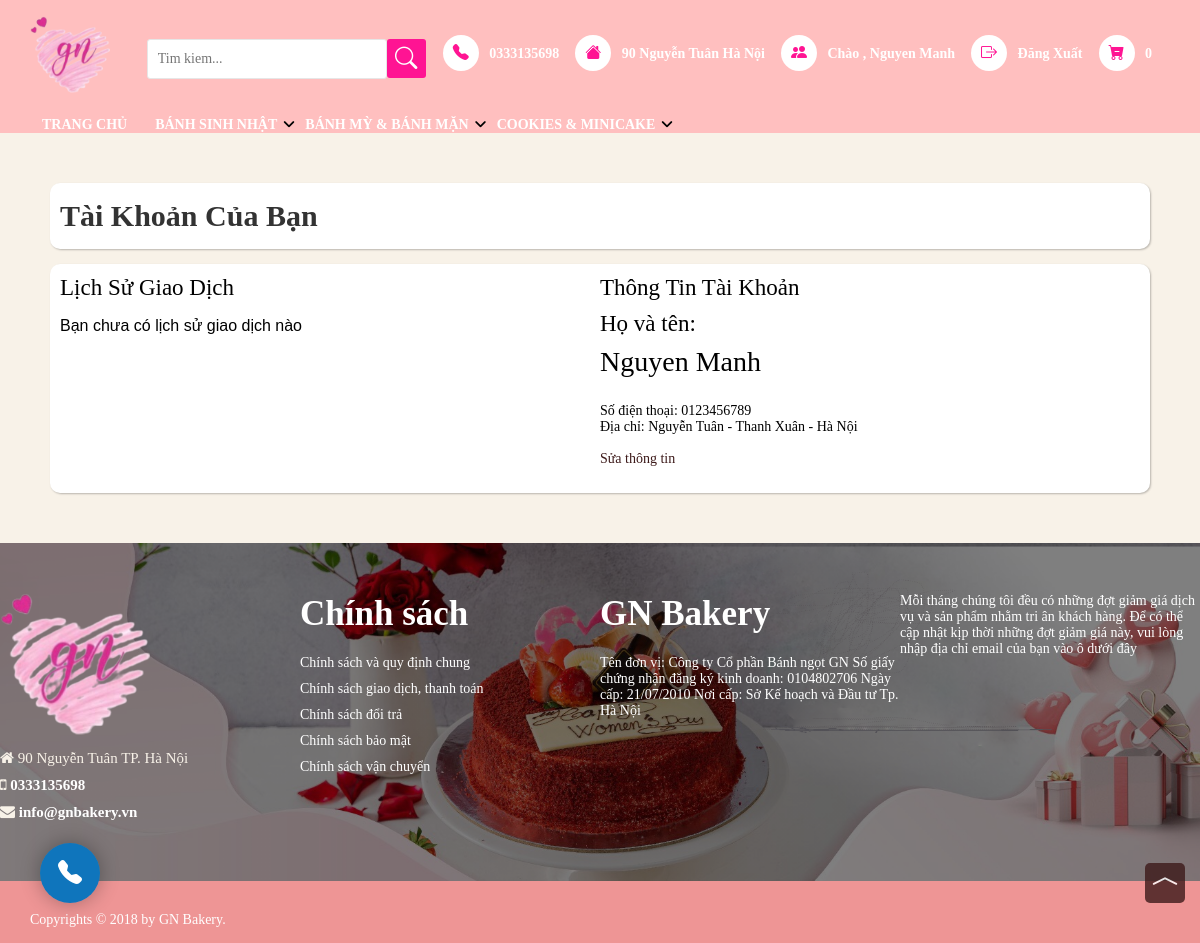
Screenshot of /user.php (signed in) with the database file from the repository.
### tables this page shows
CREATE TABLE `categories` (
  `id` int(11) NOT NULL,
  `name` varchar(50) NOT NULL
);

CREATE TABLE `customers` (
  `id` int(11) NOT NULL,
  `name` varchar(50) NOT NULL,
  `email` varchar(255) NOT NULL,
  `password` varchar(255) NOT NULL,
  `address` varchar(255) DEFAULT NULL,
  `phone` varchar(15) DEFAULT NULL
);

### cart_function.php (called while the page is built, shortened)
<?php
function total_item($cart){
    $total = 0;
    return $total;
}
?>

### user.php (the view, shortened to what this page needs)
<?php
  require 'database/connect.php';
  $id = $_SESSION['id'];
  $sql = "select * from customers where id = '$id'";
  $result = mysqli_query($connect,$sql);
  $each = mysqli_fetch_array($result);
?>
<!DOCTYPE html>
<html>
<head>
  <link rel="stylesheet" href="https://cdn.jsdelivr.net/npm/bootstrap-icons@1.8.1/font/bootstrap-icons.css">
  <link href="https://cdn.jsdelivr.net/npm/bootstrap@5.1.3/dist/css/bootstrap.min.css" rel="stylesheet"
>
   <link rel="stylesheet" type="text/css" href="css/user.css">
  <link rel="stylesheet" type="text/css" href="css/style.css">
  <link rel="stylesheet" href="https://cdnjs.cloudflare.com/ajax/libs/font-awesome/6.0.0/css/all.min.css">
  <link rel="stylesheet" type="text/css" href="https://cdn.jsdelivr.net/npm/slick-carousel@1.8.1/slick/slick.css" />
  <link rel="stylesheet" href="https://cdnjs.cloudflare.com/ajax/libs/font-awesome/4.7.0/css/font-awesome.min.css">
</head>
<body>
<?php require './header.php'; ?>
 <section id="page-content">
   <div class="content-header">
     <h1 >Tài Khoản Của Bạn</h1>
   </div>
   <div class="content-grid">
     <div class="content-grid-left">
       <h2 class="h4">Lịch Sử Giao Dịch</h2>
       <p>Bạn chưa có lịch sử giao dịch nào</p>
     </div>
     <div class="content-grid-right">
       <h4 class="h4">Thông Tin Tài Khoản</h4>
       <h3 class="h4">Họ và tên: </h3>
       <h3><?= $each['name'] ?? '' ?></h3>
       <p>
        <br>
        Số điện thoại: <?= $each['phone'] ?? '' ?>
        <br>
        Địa chỉ: <?= $each['address'] ?? '' ?>
       </p>
       <p class="text-address"><a href="update.php">Sửa thông tin</a></p>
     </div>
   </div>
 </section>
  <footer>
    <div class="footer-top">
      <div class="wrapper">
        <div class="inner">
          <div class="grid-item">
            <div class="contact-item ">
              <div class="ft-contact">
                <div class="ft-contact-logo ">
                  <a href="/"><img style="width: 50%;height:50%;" src="img/logo.png"
                      alt="GN BAKERY - Bánh ngọt Pháp"></a>
                </div>
                <div class="ft-contact-address">
                  <i class="fa fa-home" aria-hidden="true"></i> 90 Nguyễn Tuân TP. Hà Nội
                </div>
                <div class="ft-contact-tel">
                  <i class="fa fa-mobile" aria-hidden="true"></i> <a style="color: white; font-weight: bolder;"
                    href="tel:0333135698">0333135698</a>
                </div>
                <div class="ft-contact-email">
                  <i class="fa fa-envelope" aria-hidden="true"></i> <a style="color: white;font-weight: bolder;"
                    href="mailto:info@gnbakery.vn">info@gnbakery.vn</a>
                </div>
              </div>
            </div>
            <div class="menu ">
              <div class="ft-menu">
                <h4>Chính sách</h4>
                <ul class="list">
                  <li><a href="">Chính sách và quy định chung</a></li>
                  <li><a href="">Chính sách giao dịch, thanh toán</a></li>
                  <li><a href="">Chính sách đổi trả</a></li>
                  <li><a href="">Chính sách bảo mật</a></li>
                  <li><a href="">Chính sách vận chuyển</a></li>
                </ul>
              </div>
            </div>
            <div class="subscribe ">
              <div class="ft-subscribe-wrapper">
                <h4>GN Bakery</h4>
                <div class="ft-subscribe">
                  <p>Tên đơn vị: Công ty Cổ phần Bánh ngọt GN
                    Số giấy chứng nhận đăng ký kinh doanh: 0104802706
                    Ngày cấp: 21/07/2010
                    Nơi cấp: Sở Kế hoạch và Đầu tư Tp. Hà Nội
                  </p>
                </div>
              </div>
            </div>
            <div class="connect">
              <p>Mỗi tháng chúng tôi đều có những đợt giảm giá dịch vụ và sản phẩm nhằm tri ân khách hàng. Để có thể cập
                nhật kịp thời những đợt giảm giá này, vui lòng nhập địa chỉ email của bạn vào ô dưới đây
            </div>
          </div>
        </div>
      </div>
    </div>
    <div class="footer-bottom">
      <div class="wrapper">
        <div class="inner">
          <div class="grid">
            <div class="grid__item ">
              <div class="ft-copyright">
                Copyrights © 2018 by <a target="_blank" href="">GN Bakery</a>.
              </div>
            </div>
          </div>
        </div>
      </div>
    </footer>
    <div id="hotline">
      <a href="tel:0333135698" id="yBtn">
        <i class="bi bi-telephone-fill"></i>
      </a>
    </div>
    <div id="backtop">
      <i class="bi bi-chevron-compact-up"></i>
    </div>
</body>
</html>

### header.php (shortened to what this page needs)
<?php
require 'cart_function.php';
require './database/connect.php';
    $sql = "select * from categories";
    $categories = mysqli_query($connect, $sql);
$cart = (isset($_SESSION['cart']))? $_SESSION['cart'] : [];
?>
  <header class="medium-header">
    <div class="site-header">
      <div class="header-left">
        <div class="logo">
          <h1>
            <a href="#">
              <img src="img/logo.png">
            </a>
          </h1>
        </div>
        <div class="search">
          <form action="/search" method="get" class="input-search" role="search">
            <input id="search" type="search" name="q" value placeholder="Tim kiem..." class="input-field" aria-label="Tim kiem ..." autocomplete="off">
            <span class="input-group-btn">
              <button type="submit" class="btn icon-fallback-text">
                <i class="bi bi-search" aria-hidden="true"></i>
              </button>
            </span>
          </form>
        </div>
      </div>
      <div class="header-right">
        <ul class="list-item">
          <a class="item" href="tel:0333135698">
            <i class="bi bi-telephone-fill" aria-hidden="true"></i>
            <span>0333135698</span>
          </a>
          <a class="item" href="#">
            <i class="bi bi-house-fill" aria-hidden="true"></i>
            <span>
              90 Nguyễn Tuân Hà Nội
            </span>
          </a>
          <?php if(empty($_SESSION['id'])) { ?>
            <a class="item" href="./signin.php">
              <i class="bi bi-people-fill" aria-hidden="true"></i>
              Tài khoản
            </a>
          <?php } else { ?>
              <a class="item" href="user.php">
              <i class="bi bi-people-fill" aria-hidden="true"></i>
              Chào , <?= $_SESSION['name'] ?>
            </a>
            <a class="item" href="signout.php">
              <i class="bi bi-box-arrow-right" aria-hidden="true"></i>
              Đăng Xuất
            </a>
          <?php } ?>
          <a class="item" href="cart.php">
            <div class="cart-total-price">
              <i class="bi bi-cart-dash-fill" aria-hidden="true"></i>
              <?php if(empty($_SESSION['id'])) { ?><span id="CartCount">
              0</span>
              <?php } else { ?>
                <span id="CartCount"><?php echo total_item($cart) ?></span>
                <?php } ?>
            </div>
          </a>
      </div>
    </div>
    <nav class="container">
      <ul id="main-menu">
        <li><a href="./index.php">TRANG CHỦ</a></li>
        <?php foreach($categories as $category) { ?>
            <li>
                <a href="#"><?= $category['name'] ?></a>
            </li>
          <?php } ?>
      </ul>
    </nav>
  </header>

### css/user.css (style rules this page uses)
#page-content { padding: 50px 50px; }
.content-header { box-shadow: 1px 1px 2px 0px #00000040; background-color: white; border-radius: 10px; }
.content-header h1 { color: #333333; padding: 15px 10px; font-size: 30px; font-family: serif; font-weight: bolder; }
.content-grid { border-radius: 10px; box-shadow: 1px 1px 2px 0px #00000040; padding: 10px; background-color: white; margin-top: 15px; display: flex; width: 100%; flex-wrap: wrap; justify-content: space-between; }
.content-grid-left { width: 50%; }
.h4 { font-family: 'Merriweather', serif; font-weight: 200; font-size: 23px; }
.content-grid-left p { margin-top: 15px; font-size: 16px; font-family: sans-serif; font-weight: 10-; }
.content-grid-right { width: 50%; }

### rows the page displays
categories: name "BÁNH SINH NHẬT"
categories: name "BÁNH MỲ & BÁNH MẶN"
categories: name "COOKIES & MINICAKE"
customers: name "Nguyen Manh", phone "0123456789", address "Nguyễn Tuân - Thanh Xuân - Hà Nội"

### other values shown
$_SESSION['name'] "Nguyen Manh"
total_item($cart) "0"
